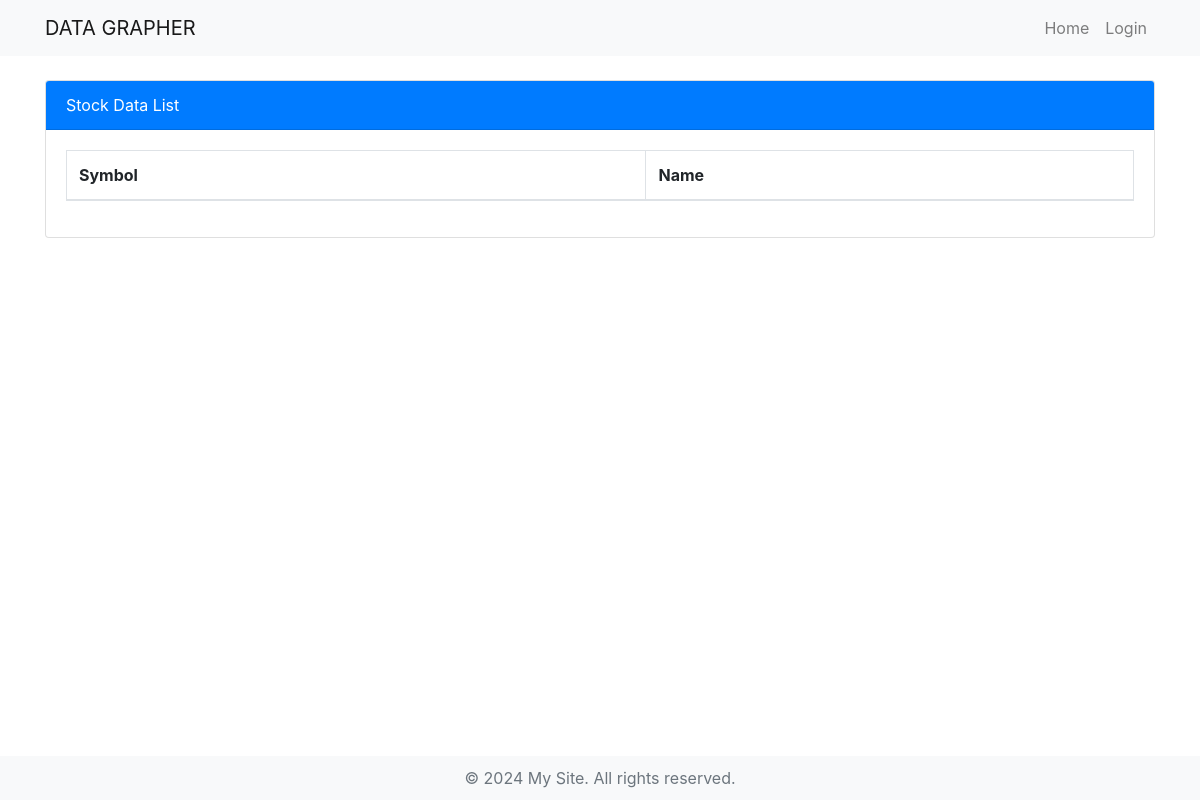
/datagrapher/stock_data/, run on an earlier commit of the app's database.
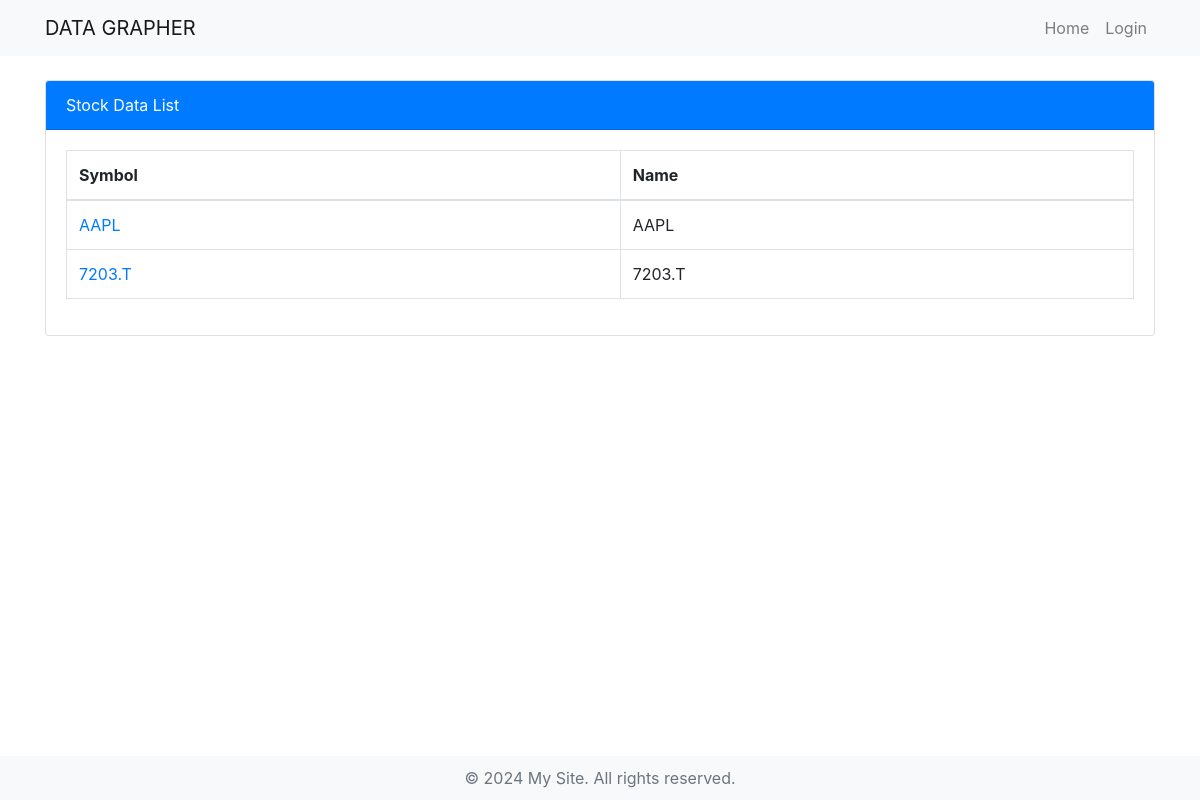
And on a later commit of the database.
### datagrapherapp/models.py (models this page shows, shortened)
class Stock(models.Model):
    symbol = models.CharField(max_length=10)
    name = models.CharField(max_length=100)

### datagrapherapp/views.py (the view)
# urls.py: path('stock_data/', stock_data_list, name='stock_data_list'),
def stock_data_list(request):
    stocks = Stock.objects.all()
    return render(request, 'stock_data_list.html', {'stocks': stocks})

### templates/stock_data_list.html (shortened to what this page needs)
{% extends 'base.html' %}
{% block content %}
<div class="card">
  <div class="card-header bg-primary text-white">Stock Data List</div>
  <div class="card-body">
    <table class="table table-bordered">
      <thead>
        <tr>
          <th>Symbol</th>
          <th>Name</th>
        </tr>
      </thead>
      <tbody>
        {% for stock in stocks %}
        <tr>
          <td><a href="{% url 'stock_detail' stock.symbol %}">{{ stock.symbol }}</a></td>
          <td>{{ stock.name }}</td>
        </tr>
        {% endfor %}
      </tbody>
    </table>
  </div>
</div>
{% endblock %}

What changed in the data, as far as the page shows it:
added Stock: symbol "AAPL", name "AAPL"
added Stock: symbol "7203.T", name "7203.T"
